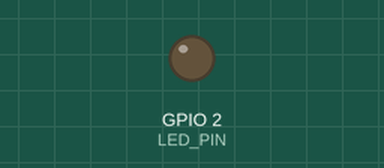
Recording of a sketch running on a simulated ESP32. On the bench: output pins drawn as LEDs (lit = HIGH).

Above: at 0.7 s.
At 4.45 s:
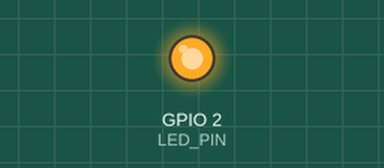
Timing chart, 0 to 4.8 s (numbered marks = the images above):
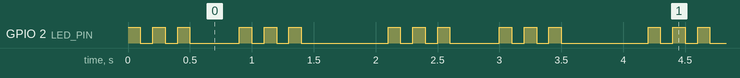

The sketch:

LED-police-siren.ino
```cpp
// ESP32 Police‑Siren‑Style Blink
// Onboard LED (usually GPIO2) flashes in two bursts of 3 quick blinks

const int LED_PIN = 2;            // Onboard LED pin
const int flashCount = 3;         // Number of quick flashes per burst
const int flashOn = 100;          // ms LED stays ON each flash
const int flashOff = 100;         // ms LED stays OFF between flashes
const int pauseBetweenBursts = 300;  // ms pause between the two bursts
const int pauseAfterBursts = 600;    // ms pause before repeating the pattern

void setup() {
  pinMode(LED_PIN, OUTPUT);
}

void loop() {
  // First burst of quick flashes
  for (int i = 0; i < flashCount; i++) {
    digitalWrite(LED_PIN, HIGH);
    delay(flashOn);
    digitalWrite(LED_PIN, LOW);
    delay(flashOff);
  }

  // Short pause before second burst
  delay(pauseBetweenBursts);

  // Second burst of quick flashes
  for (int i = 0; i < flashCount; i++) {
    digitalWrite(LED_PIN, HIGH);
    delay(flashOn);
    digitalWrite(LED_PIN, LOW);
    delay(flashOff);
  }

  // Longer pause before the pattern repeats
  delay(pauseAfterBursts);
}
```

Measured:
- by itself, GPIO 2 (LED_PIN): repeats every 2.1 s: 2 × (LOW 0.10 s, HIGH 0.10 s), LOW 0.40 s, 2 × (HIGH 0.10 s, LOW 0.10 s), HIGH 0.10 s, LOW 0.70 s, HIGH 0.10 s
- by itself, everything shown: repeats every 2.1 s, in 4 steps
